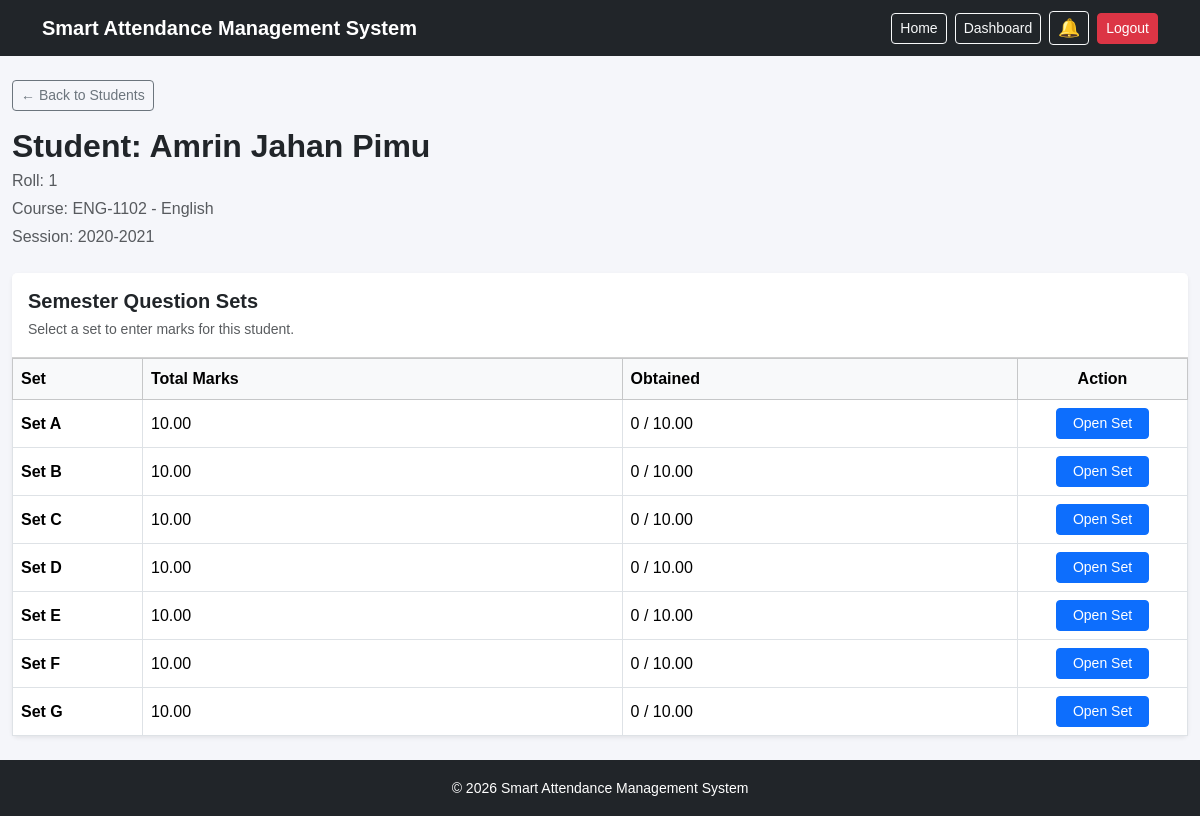
The page /teacher/course/4/student/10/semester-sets/ (signed in) on the database its author committed.
### core/models.py (models this page shows, shortened)
class User(AbstractUser):
    GENDER_CHOICES =(
        ("male",'Male'),
        ('female','Female'),
        ('other','Other'),
    )
    ROLE_CHOICES =(
        ('admin','Admin'),
        ('teacher','Teacher'),
        ('student','Student'),
    )
    session = models.ForeignKey(
    "Session",
    on_delete=models.SET_NULL,
    null=True,
    blank=True,
    related_name="students"
)
    roll = models.PositiveIntegerField(
        null=True,
        blank=True
    )
    face_image = models.ImageField(
    upload_to="student_faces/",
    blank=True,
    null=True
)
    position = models.ForeignKey(
        "Position",
        on_delete=models.SET_NULL,
        null = True,
        blank=True,
        related_name="teachers"
    )
    email = models.EmailField(
        unique=True
    )
    gender = models.CharField(
        max_length=10,
        choices=GENDER_CHOICES,
        blank=True,
        null=True
    )
    date_of_birth = models.DateField(
        blank=True,
        null = True
    )
    address = models.TextField(
        blank=True,
        null = True
    )
    role = models.CharField(
        max_length=20,
        choices=ROLE_CHOICES,
        default='student'
    )
    profile_image = models.ImageField(
        upload_to="student_profiles/",
        blank=True,
        null=True
    )
    USERNAME_FIELD = 'email'
    REQUIRED_FIELDS=["username"]

class Course(models.Model):
    YEAR_CHOICES = (
        ("1st", "1st Year"),
        ("2nd", "2nd Year"),
        ("3rd", "3rd Year"),
        ("4th", "4th Year"),
    )
    SEMESTER_CHOICES = (
        ("1st", "1st Semester"),
        ("2nd", "2nd Semester"),
    )
    course_code = models.CharField(
        max_length=20
    )
    course_name = models.CharField(
        max_length=200
    )
    year = models.CharField(
        max_length=10,
        choices=YEAR_CHOICES,
        null=True,
        blank=True,
    )
    semester = models.CharField(
        max_length=10,
        choices=SEMESTER_CHOICES,
        null=True,
        blank=True,
    )
    credit = models.DecimalField(
        max_digits=3,
        decimal_places=1
    )
    session = models.ForeignKey(
        "Session",
        on_delete=models.CASCADE,
        related_name="courses"
    )
    teacher = models.ForeignKey(
        User,
        on_delete=models.SET_NULL,
        null=True,
        blank=True,
        related_name="teaching_courses"
    )
    created_at = models.DateTimeField(
        auto_now_add=True
    )
    class Meta:
        constraints = [
            models.UniqueConstraint(
                fields=["session", "course_code"],
                name="unique_course_code_per_session"
            )
        ]

class Session(models.Model):
    year = models.CharField(
        max_length=20
    )
    is_graduated= models.BooleanField(
        default = False
    )
    created_at = models.DateTimeField(
        auto_now_add=True
    )

class SemesterQuestionSet(models.Model):
    pattern = models.ForeignKey(
        SemesterQuestionPattern,
        on_delete=models.CASCADE,
        related_name="question_sets"
    )
    set_name = models.CharField(
        max_length=20
    )
    total_marks = models.DecimalField(
        max_digits=6,
        decimal_places=2
    )
    order = models.PositiveIntegerField(
        default=1
    )
    class Meta:
        ordering = ["order"]
        constraints = [
            models.UniqueConstraint(
                fields=["pattern", "set_name"],
                name="unique_set_name_per_pattern"
            )
        ]

### core/views.py (the view)
@login_required
def teacher_semester_student_sets(request, course_id, student_id):
    course = get_object_or_404(
        Course,
        id=course_id
    )
    student = get_object_or_404(
        User,
        id=student_id,
        role="student",
        session=course.session
    )
    pattern = SemesterQuestionPattern.objects.filter(
        course=course
    ).first()
    question_sets = (
        pattern.question_sets.all().order_by("order")
        if pattern
        else []
    )
    set_rows = []
    for question_set in question_sets:
        obtained_total = sum(
            (
                mark.obtained_marks
                for mark in SemesterSubQuestionMark.objects.filter(
                    student=student,
                    sub_question__question_set=question_set
                )
            ),
            Decimal("0")
        )
        set_rows.append(
            {
                "question_set": question_set,
                "obtained_total": obtained_total,
            }
        )
    return render(
        request,
        "core/teacher_semester_student_sets.html",
        {
            "course": course,
            "student": student,
            "pattern": pattern,
            "question_sets": question_sets,
            "set_rows": set_rows,
        }
    )

### core/context_processors.py (called while the page is built)
def notifications(request):
    unread_notifications_count = 0
    if request.user.is_authenticated and request.user.role in ["teacher", "student"]:
        unread_notifications_count = Notification.objects.filter(
            recipient=request.user,
            is_read=False
        ).count()
    return {
        "unread_notifications_count": unread_notifications_count
    }

### core/templates/core/teacher_semester_student_sets.html (shortened to what this page needs)
{% extends "index.html" %}
{% block content %}
<div class="container-fluid py-4">
    <div class="mb-4">
        <a href="{% url 'teacher_semester_set_marks' course.id %}" class="btn btn-sm btn-outline-secondary mb-3">
            ← Back to Students
        </a>
        <h2 class="fw-bold mb-1">Student: {{ student.get_full_name|default:student.username }}</h2>
        <p class="text-muted mb-1">Roll: {{ student.roll|default:"-" }}</p>
        <p class="text-muted mb-1">Course: {{ course.course_code }} - {{ course.course_name }}</p>
        <p class="text-muted mb-0">Session: {{ course.session.year }}</p>
    </div>
    {% if not pattern %}
        <div class="card border-0 shadow-sm">
            <div class="card-body text-center py-5">
                <div class="fs-1 mb-3">📋</div>
                <h5 class="fw-bold">No Semester Pattern Found</h5>
                <p class="text-muted mb-3">This course has no semester question pattern yet.</p>
                <a href="{% url 'teacher_course_detail' course.id %}" class="btn btn-secondary">Back to Course</a>
            </div>
        </div>
    {% else %}
        <div class="card border-0 shadow-sm">
            <div class="card-header bg-white py-3">
                <h5 class="fw-bold mb-1">Semester Question Sets</h5>
                <small class="text-muted">Select a set to enter marks for this student.</small>
            </div>
            <div class="card-body p-0">
                <div class="table-responsive">
                    <table class="table table-bordered table-hover align-middle mb-0">
                        <thead class="table-light">
                            <tr>
                                <th style="width: 130px;">Set</th>
                                <th>Total Marks</th>
                                <th>Obtained</th>
                                <th style="width: 170px;" class="text-center">Action</th>
                            </tr>
                        </thead>
                        <tbody>
                            {% for row in set_rows %}
                                <tr>
                                    <td><strong>Set {{ row.question_set.set_name }}</strong></td>
                                    <td>{{ row.question_set.total_marks }}</td>
                                    <td>{{ row.obtained_total }} / {{ row.question_set.total_marks }}</td>
                                    <td class="text-center">
                                        <a href="{% url 'teacher_semester_student_set_marks' course.id row.question_set.id student.id %}" class="btn btn-primary btn-sm px-3">
                                            Open Set
                                        </a>
                                    </td>
                                </tr>
                            {% empty %}
                                <tr>
                                    <td colspan="4" class="text-center text-muted py-5">No semester sets found for this course.</td>
                                </tr>
                            {% endfor %}
                        </tbody>
                    </table>
                </div>
            </div>
        </div>
    {% endif %}
</div>
{% endblock %}

### core/templates/index.html (style rules this page uses)
html, body { height: 100%; }
body { margin: 0; background-color: #f5f6fa; font-family: Arial, sans-serif; }

### rows shown on the page
User: get_full_name "Amrin Jahan Pimu", roll "1"
Course: course_code "ENG-1102", course_name "English", session.year "2020-2021"
SemesterQuestionSet: question_set.set_name "A", question_set.total_marks "10.00", obtained_total "0"
SemesterQuestionSet: question_set.set_name "B", question_set.total_marks "10.00", obtained_total "0"
SemesterQuestionSet: question_set.set_name "C", question_set.total_marks "10.00", obtained_total "0"
SemesterQuestionSet: question_set.set_name "D", question_set.total_marks "10.00", obtained_total "0"
SemesterQuestionSet: question_set.set_name "E", question_set.total_marks "10.00", obtained_total "0"
SemesterQuestionSet: question_set.set_name "F", question_set.total_marks "10.00", obtained_total "0"
SemesterQuestionSet: question_set.set_name "G", question_set.total_marks "10.00", obtained_total "0"
